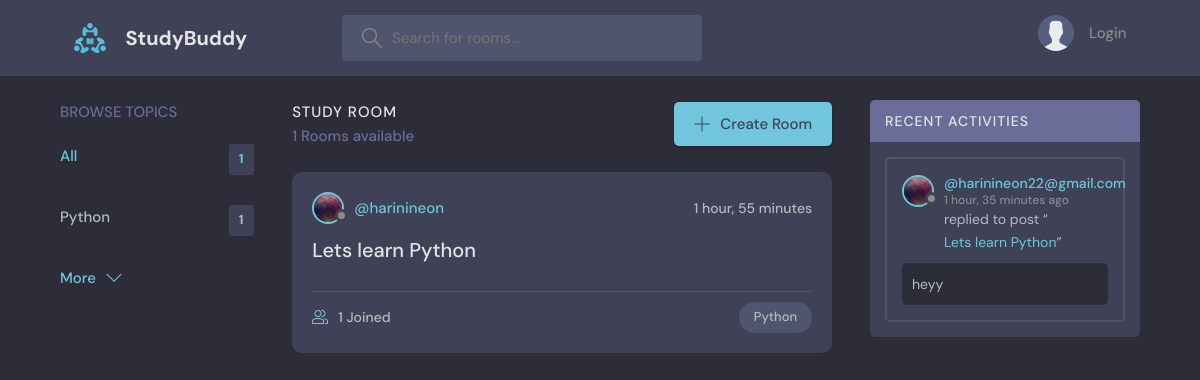
The page / on the database its author committed.
### base/models.py (models this page shows, shortened)
class Topic(models.Model):
    name = models.CharField(max_length=200)

class Room(models.Model):
    host = models.ForeignKey(User,on_delete=models.SET_NULL, null=True)
    topic = models.ForeignKey(Topic, on_delete=models.SET_NULL, null=True)
    name = models.CharField(max_length=200)
    description = models.TextField(null=True, blank=True) #it can be blank
    participants = models.ManyToManyField(User, related_name='participants', blank=True) #already User model is connected to host so use related_name
    updated = models.DateTimeField(auto_now=True)
    created = models.DateTimeField(auto_now_add=True)
    class Meta:
        ordering = ['-updated','-created']
    def __str__(self):
        return self.name

class User(AbstractUser):
    name = models.CharField(max_length=200,null=True)
    email = models.TextField(unique=True,null=True)
    bio = models.TextField(null=True)
    avatar = models.ImageField(null=True,default="avatar.svg")
    USERNAME_FIELD = 'email'
    REQUIRED_FIELDS = []

class Message(models.Model):
    user = models.ForeignKey(User, on_delete=models.CASCADE)
    room = models.ForeignKey(Room, on_delete=models.CASCADE)
    body = models.TextField()
    updated = models.DateTimeField(auto_now=True)
    created = models.DateTimeField(auto_now_add=True)
    class Meta:
        ordering = ['-updated','-created']
    def __str__(self):
        return self.body[0:50]

### base/views.py (the view)
# urls.py: 2. Add a URL to urlpatterns:  path('', views.home, name='home')
def home(request):
    q = request.GET.get('q') if request.GET.get('q') != None else ''
    rooms = Room.objects.filter(
        Q(topic__name__icontains = q) |
        Q(name__icontains=q) |
        Q(description__icontains=q)
    )
    topics =  Topic.objects.all()[0:5]
    room_count = rooms.count()
    room_messages = Message.objects.filter(Q(room__topic__name__icontains=q)) #when a topic is selected only activity feed related to that topic is displayed
    context = {'rooms':rooms, 'topics':topics, 'room_count':room_count,'room_messages':room_messages}
    return render(request, 'base/home.html',context)

### base/templates/base/home.html (shortened to what this page needs)
{% extends 'main.html' %}
{% block content %}
  <main class="layout layout--3">
      <div class="container">
        {% include 'base/topics_component.html' %}
        <div class="roomList">
          <div class="roomList__header">
            <div>
              <h2>Study Room</h2>
              <p>{{room_count}} Rooms available</p>
            </div>
            <a class="btn btn--main" href="{% url 'create-room' %}">
              <svg version="1.1" xmlns="http://www.w3.org/2000/svg" width="32" height="32" viewBox="0 0 32 32">
                <title>add</title>
                <path
                  d="M16.943 0.943h-1.885v14.115h-14.115v1.885h14.115v14.115h1.885v-14.115h14.115v-1.885h-14.115v-14.115z"
                ></path>
              </svg>
              Create Room
            </a>
          </div>
          {% include 'base/feed_component.html' %}
        </div>
        {% include 'base/activity_component.html' %}
      </div>
    </main>
{% endblock content %}

### base/templates/base/topics_component.html
<div class="topics">
    <div class="topics__header">
      <h2>Browse Topics</h2>
    </div>
    <ul class="topics__list">
      <li>
        <a href="{% url 'home' %}" class="active">All <span>{{topics.count}}</span></a>
      </li>
      {% for topic in topics %}
      <li>
        <a href="{% url 'home' %}?q={{topic.name}}">{{topic.name}} <span>{{topic.room_set.all.count}}</span></a>
      </li>
      {% endfor %}
    </ul>
    <a class="btn btn--link" href="{% url 'topics' %}">
      More
      <svg version="1.1" xmlns="http://www.w3.org/2000/svg" width="32" height="32" viewBox="0 0 32 32">
        <title>chevron-down</title>
        <path d="M16 21l-13-13h-3l16 16 16-16h-3l-13 13z"></path>
      </svg>
    </a>
</div>

### base/templates/base/feed_component.html (shortened to what this page needs)
{% for room in rooms %}
<div class="roomListRoom">
    <div class="roomListRoom__header">
      <a href="{% url 'user-profile' room.host.id %}" class="roomListRoom__author">
        <div class="avatar avatar--small">
          <img src="{{room.host.avatar.url}}" />
        </div>
        <span>@{{room.host.username}}</span>
      </a>
      <div class="roomListRoom__actions">
        <span>{{room.created|timesince}}</span>
      </div>
    </div>
    <div class="roomListRoom__content">
      <a href="{% url 'room' room.id %}">{{room.name}}</a>
    </div>
    <div class="roomListRoom__meta">
      <a href="{% url 'room' room.id %}" class="roomListRoom__joined">
        {{room.participants.all.count}} Joined
      </a>
      <p class="roomListRoom__topic">{{room.topic.name}}</p>
    </div>
</div>
{% endfor %}

### base/templates/base/activity_component.html (shortened to what this page needs)
<div class="activities">
    <div class="activities__header">
      <h2>Recent Activities</h2>
    </div>
    {% for msg in room_messages %}
    <div class="activities__box">
      <div class="activities__boxHeader roomListRoom__header">
        <a href="{% url 'user-profile' msg.user.id %}" class="roomListRoom__author">
          <div class="avatar avatar--small">
            <img src="{{msg.user.avatar.url}}" />
          </div>
          <p>
            @{{msg.user}}
            <span> {{msg.created|timesince}} ago</span>
          </p>
        </a>
      </div>
      <div class="activities__boxContent">
        <p>replied to post “<a href="{% url 'room' msg.room.id %}">{{msg.room}}</a>”</p>
        <div class="activities__boxRoomContent">
            {{msg.body}}
        </div>
      </div>
    </div>
    {% endfor %}
  </div>

### rows shown on the page
Topic: name "Python", room_set.all.count "1"
Room: host.avatar (picture), host.username "harinineon", created "1 hour, 55 minutes", name "Lets learn Python", participants.all.count "1", topic.name "Python"
Message: user.avatar (picture), user "harinineon22@gmail.com", created "1 hour, 35 minutes", room "Lets learn Python", body "heyy"

### other values the page prints
{{ topics.count }} "1"
{{ room_count }} "1"
